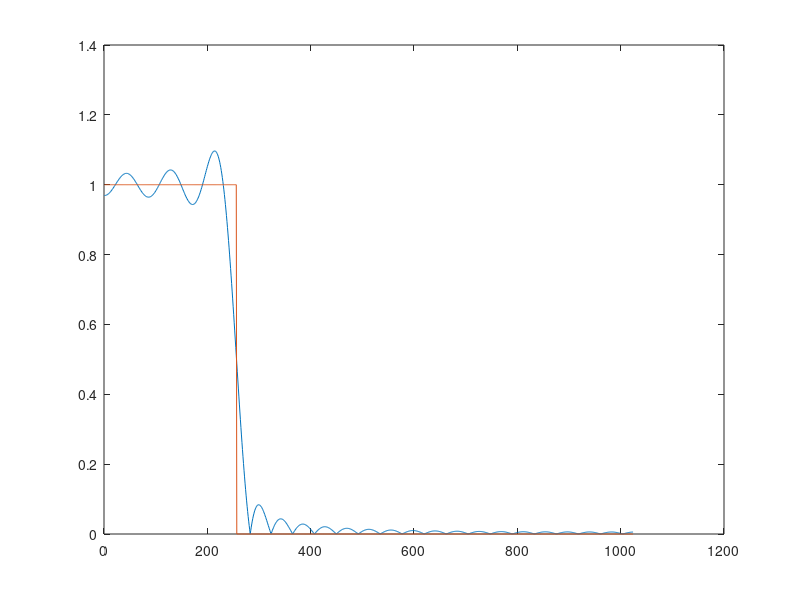

Source code (MATLAB):
clear all; clc; close all

N=24;
L=1024;
dw = pi/(L-1);
wp = 0.25;
pe = ceil(wp*L);

d = [ones(pe, 1); zeros(L-pe, 1)];
Q = [ones(L, 1) cos((0:L-1)'*(1:(N-1))*dw)];

a = (Q'*Q)\(Q'*d);

coef = [flipud(a(2:end))/2; a(1); a(2:end)/2];

H = fft(coef, 2*L);
figure(1); plot(1:length(H(1:L)), abs(H(1:L)), 1:length(H(1:L)), d)
pause;
saveas(figure(1),strcat("img_7_",num2str(N),"_",num2str(wp),".png"));
